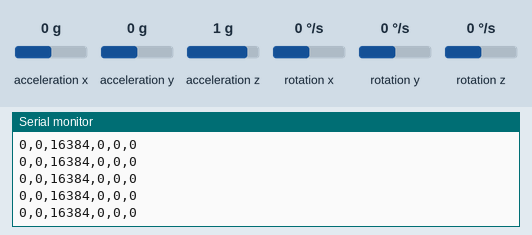
A sketch run on a simulated Arduino Uno, built with avr-gcc and run on an emulated ATmega328P. On the bench: the last lines printed to the serial monitor. Inputs (shaded band) come from the test bench; at power-on: acceleration x 0 g, acceleration y 0 g, acceleration z 1 g, rotation x 0 °/s, rotation y 0 °/s, rotation z 0 °/s.

Above: at 1.2 s.
1.3 s: acceleration x set to -1.4 g
At 1.9 s:
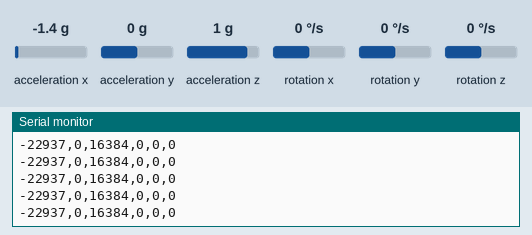
2.8 s: acceleration y set to 0.8 g
At 3.5 s:
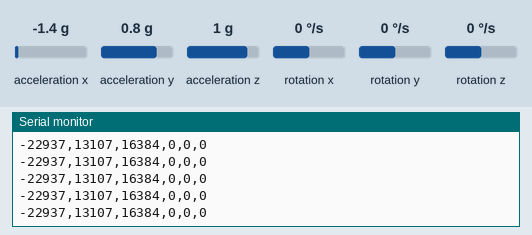
5.8 s: acceleration x set to 0.8 g
At 6.5 s:
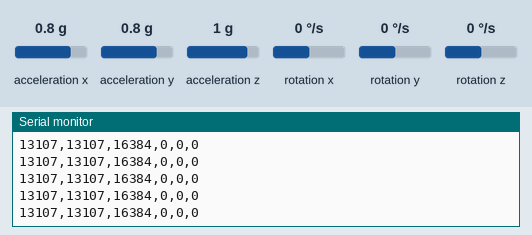
8.8 s: acceleration x set to 0 g
At 9.7 s:
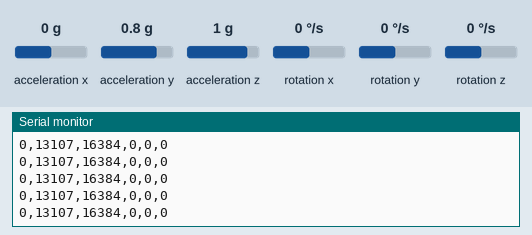
11.8 s: acceleration z set to -1.4 g
At 12.5 s:
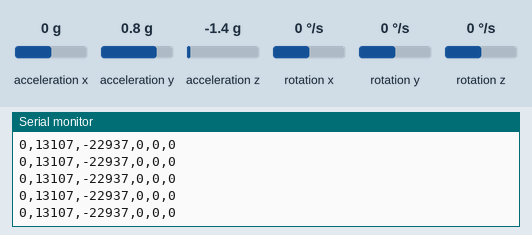
Timing chart, 0 to 14.3 s (numbered marks = the images above; inputs shaded):
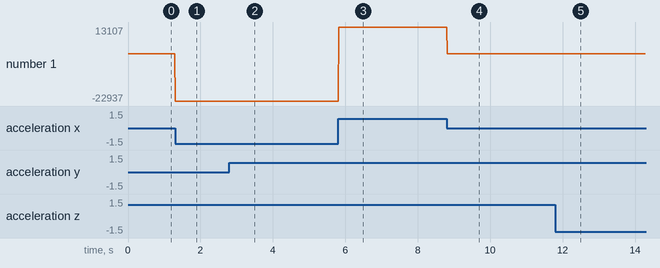

The sketch:

tremor_stream.ino
```cpp
#include <Wire.h>
#include <MPU6050.h>

MPU6050 mpu;

void setup() {
  Serial.begin(115200);
  Wire.begin();
  mpu.initialize();
}

void loop() {
  int16_t ax, ay, az, gx, gy, gz;
  mpu.getMotion6(&ax, &ay, &az, &gx, &gy, &gz);

  Serial.print(ax); Serial.print(",");
  Serial.print(ay); Serial.print(",");
  Serial.print(az); Serial.print(",");
  Serial.print(gx); Serial.print(",");
  Serial.print(gy); Serial.print(",");
  Serial.println(gz);

  delay(10);
}
```

Measured:
- after the input at 1.3 s, the serial monitor: prints a new line at once (image 1)
- after the input at 2.8 s, the serial monitor: prints a new line at once (image 2)
- after the input at 5.8 s, the serial monitor: prints a new line at once (image 3)
- after the input at 8.8 s, the serial monitor: prints a new line at once (image 4)
- after the input at 11.8 s, the serial monitor: prints a new line at once (image 5)
- plotted number 1: 0 → -22937 after the input at 1.3 s
